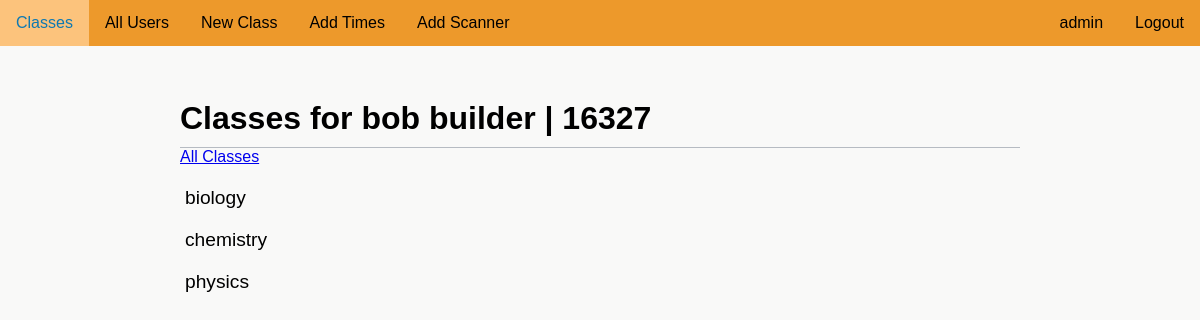
/account/16327/classes (signed in), run on an earlier commit of the app's database.
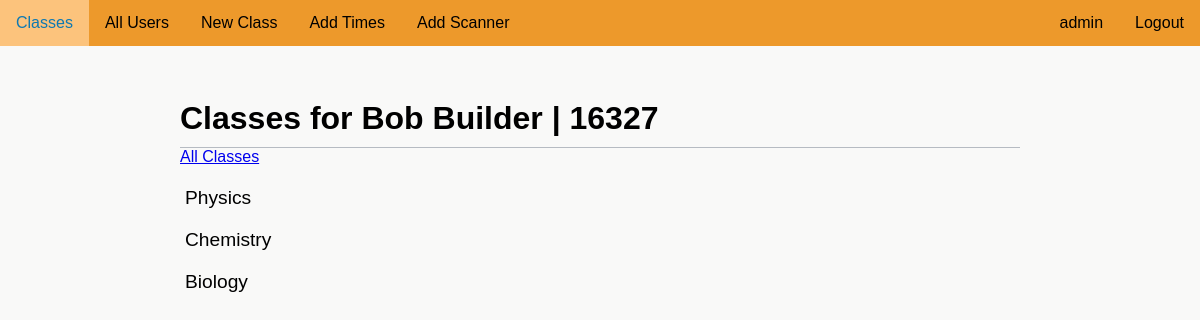
And on a later commit of the database.
### attendanceproject/models.py (models this page shows)
class User(UserMixin, db.Model):
    __tablename__ = "user"
    id = db.Column(db.Integer, unique=True, nullable=False, primary_key=True)
    fname = db.Column(db.Text(20), nullable=False)
    lname = db.Column(db.Text(20), nullable=False)
    user_code = db.Column(db.Text(8), nullable=False, unique=True)
    email = db.Column(db.Text(50), nullable=False, unique=True)
    password = db.Column(db.Text(90), nullable=False)
    auth = db.Column(db.Text(10), nullable=True)
    tags = db.relationship('Tag', backref='user_tag')
    subjects = db.relationship('UserSubject', back_populates='user')
    attnd_times = db.relationship('AttendanceTime', backref='subject_attnd_times')

class SubjectCode(db.Model):
    __tablename__ = "subject_code"
    id = db.Column(db.Integer, unique=True, nullable=False, primary_key=True)
    name = db.Column(db.Text(50), nullable=False)
    code = db.Column(db.Text(50), unique=True, nullable=False)
    join_code = db.Column(db.Text(10), unique=True, nullable=False)
    users = db.relationship('UserSubject', back_populates='subject')
    times = db.relationship('SubjectTimes', back_populates='subject')
    scanner = db.relationship('Scanner', back_populates='subject')

### attendanceproject/routes.py (the view, shortened to what this page needs)
@app.route('/account/<user_code>/classes', methods=['GET', 'POST'])
@login_required
def classes(user_code):
    if current_user.auth in ['teacher', 'admin']:
        user = User.query.filter_by(user_code=user_code).first()
        if not user:
            flash('User not found')
            return redirect(url_for('classes', user_code=current_user.user_code))
        else:
            user_classes = subject_name(user) # Getting a list of the user's subjects
        form = populate_JoinClassForm(user)
        user_classes = subject_name(user) # Getting a list of the user's subjects/classes
        return render_template('my_classes.html', form=form, user=user, user_classes=user_classes, day_num=day_num())

### attendanceproject/models.py (called while the page is built)
@login_manager.user_loader
def load_user(user_id):
    return User.query.get(int(user_id))

### attendanceproject/routes.py (called while the page is built)
def subject_name(user):
    return [x.subject for x in user.subjects]

def populate_JoinClassForm(user):
    classes = SubjectCode.query.all()
    sclasses = [(x.id, x.name) for x in classes if x.id not in [y.subject_id for y in user.subjects]]
    form = JoinClassForm()
    if sclasses:
        form.classes.choices = sclasses
    return form

def day_num():
    return datetime.date.today().timetuple().tm_yday

### attendanceproject/templates/my_classes.html (shortened to what this page needs)
{% extends "layout.html" %}
{% block content %}
    <div class='main-header'>
        <h1>Classes for {{ user.fname }} {{ user.lname }} | {{ user.user_code }}</h1>
    </div>
    {% if current_user.auth in ['teacher', 'admin'] %}
        <a href="{{ url_for('all_classes') }}">All Classes</a>
    {% endif %}
    {% if user_classes %}
        <div class='main-lists'>
            <ul>
                {% for class in user_classes %}
                    <a href="{{ url_for('class_code', class_code=class.code, user_code=user.user_code, day=day_num) }}"><li>{{ class.name }}</li></a>
                {% endfor %}
            </ul>
        </div>
    {% endif %}
{% endblock %}

What changed in the data, as far as the page shows it:
no longer on this page (row edited): User: fname "bob", lname "builder", user_code "16327"
now on this page (row edited): User: fname "Bob", lname "Builder", user_code "16327"
changed SubjectCode: name "physics" → "Physics"; moves up the list
changed SubjectCode: name "chemistry" → "Chemistry"; moves down the list
changed SubjectCode: name "biology" → "Biology"
